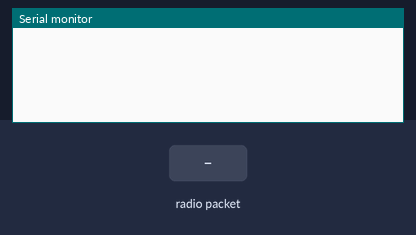
Bench run of a sketch on a simulated Arduino Uno, built with avr-gcc and run on an emulated ATmega328P. Shown: the last lines printed to the serial monitor. Inputs (shaded band) come from the test bench. No radio packets arrive unless stated.

Above: at 1.2 s.
1.3 s: radio packet "1" arrives
At 1.7 s:
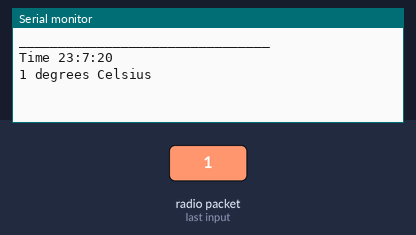
2.8 s: radio packet "0" arrives
At 4.0 s:
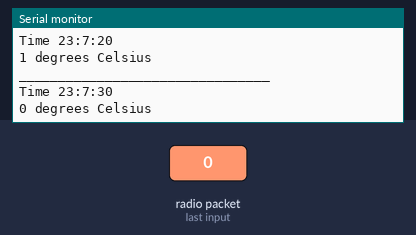
4.3 s: radio packet "2" arrives
At 5.2 s:
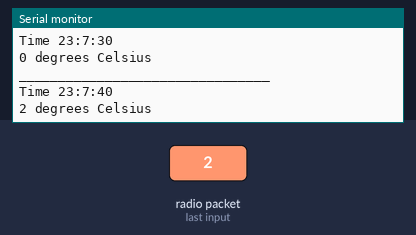

Measured:
- after the input at 1.3 s, the serial monitor: prints a new line at once (image 1)
- after the input at 2.8 s, the serial monitor: prints a new line at once (image 2)
- after the input at 4.3 s, the serial monitor: prints a new line at once (image 3)

The sketch:

Receiver.ino
```cpp
/* Receiver.ino
2.* Arduino Wireless Communication Tutorial
3.*       Example 1 - Receiver Code
4.*
5.* by Dejan Nedelkovski, www.HowToMechatronics.com
6.*  Modified by Kyle Stubler
7.* Library: TMRh20/RF24, https://github.com/tmrh20/RF24/
8.*/

#include <SPI.h>
#include <nRF24L01.h>
#include <RF24.h>

RF24 radio(9, 10); // CE, CSN
int timeH = 23;
int timeM = 07;
int timeS = 20;

const byte address[6] = "34568";

void setup() {
  Serial.begin(9600);
  radio.begin();
  radio.openReadingPipe(0, address);
  radio.setPALevel(RF24_PA_MIN);
  radio.startListening();
}

void loop() {
  if (radio.available()) {
    char text[32] = "";
    radio.read(&text, sizeof(text));
    Serial.println("________________________________");
    Serial.print("Time "); Serial.print(timeH); Serial.print(":");
    Serial.print(timeM); Serial.print(":");
    Serial.println(timeS);

    Serial.print(text);
    Serial.println(" degrees Celsius");

    timeS = timeS + 10;
    if(timeS == 60){
      timeM = timeM+1;
      timeS = 0;
    }
    if(timeM == 60){
      timeH = timeH+1;
      timeM = 0;
      timeS = 0;
    }
  }
}
```
